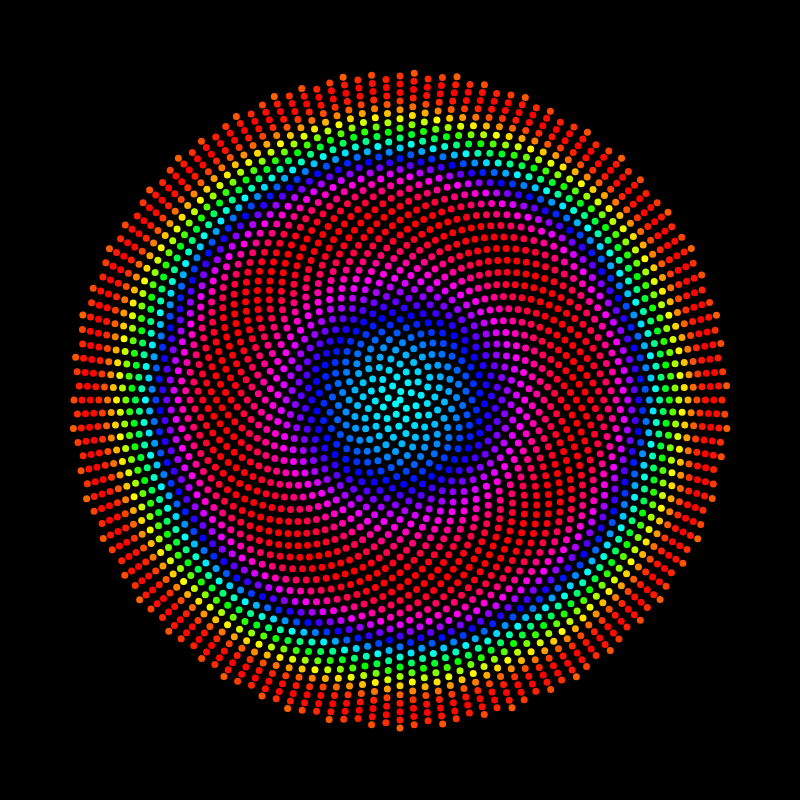
Frame 1 (no input)
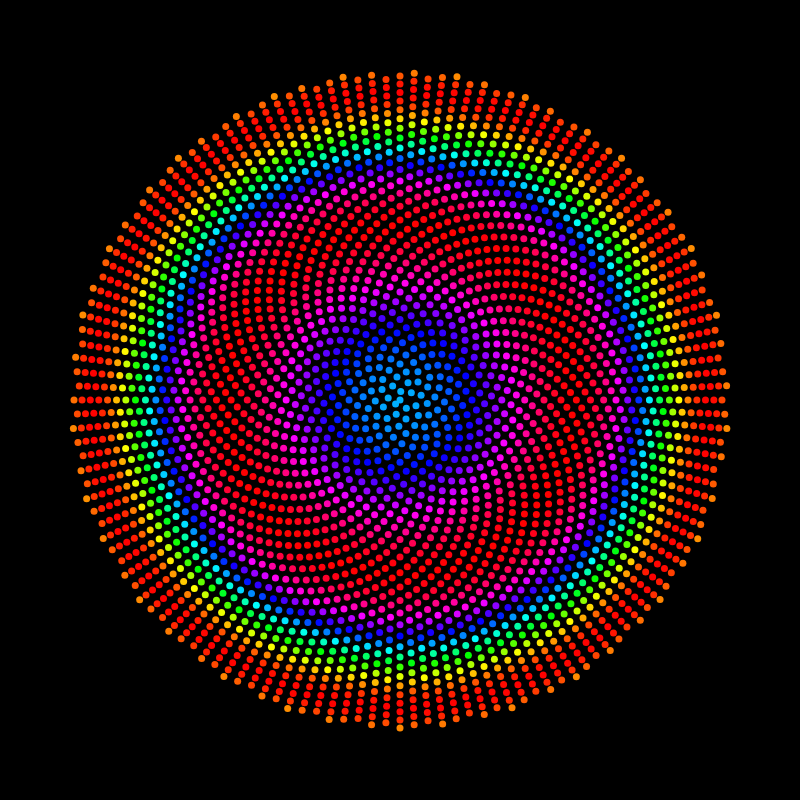
Frame 60 (no input)
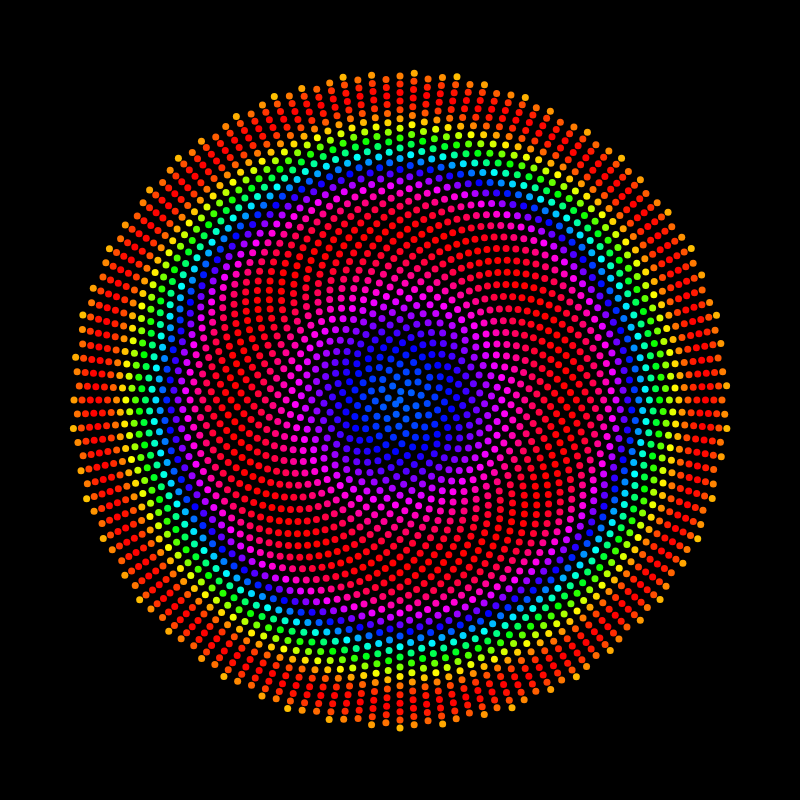
Frame 120 (the mouse pressed at the canvas centre since frame 60)

The p5.js sketch that drew these frames (run headless with seeded random() and noise() and a simulated clock; from frame 60 on, the mouse is pressed at the canvas centre):

// p5.js sketch
// ── sketch.js
var n = 0;
var c = 6;

var points = [];

var start = 0;

function setup() {
  createCanvas(800, 800);
  angleMode(DEGREES);
  colorMode(HSB);
}

function draw() {
  background(0);
  translate(width / 2, height / 2);
  // rotate(n * 0.3);
  for (var i = 0; i < 3000; i++) {
    var a = i * 137.5;
    var r = c * sqrt(i);
    var x = r * cos(a);
    var y = r * sin(a);
    var hu = sin(start + i * 0.1);
    hu = map(hu, -1, 1, 0, 360);
    fill(hu, 255, 255);
    noStroke();
    ellipse(x, y, c + 1, c + 1);
  }
  // n += 5;
  start += 0.1;
}
